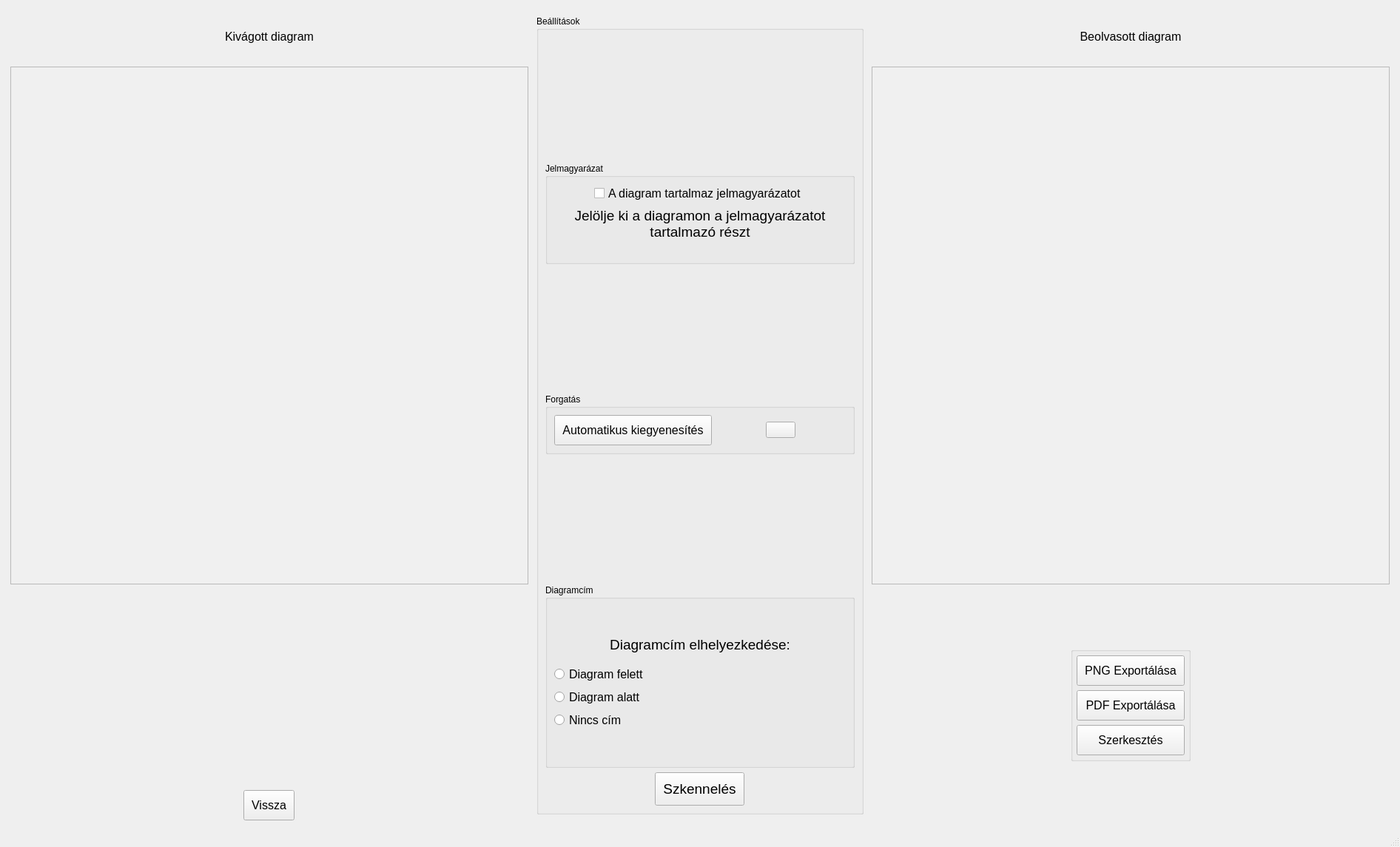
<?xml version="1.0" encoding="UTF-8"?>
<ui version="4.0">
 <class>Scanner</class>
 <widget class="QMainWindow" name="Scanner">
  <property name="geometry">
   <rect>
    <x>0</x>
    <y>0</y>
    <width>1892</width>
    <height>1145</height>
   </rect>
  </property>
  <property name="windowTitle">
   <string>MainWindow</string>
  </property>
  <widget class="QWidget" name="centralwidget">
   <layout class="QGridLayout" name="gridLayout">
    <item row="1" column="1">
     <layout class="QGridLayout" name="input_layout" rowstretch="0,0,1,1,0">
      <property name="leftMargin">
       <number>5</number>
      </property>
      <property name="topMargin">
       <number>5</number>
      </property>
      <property name="rightMargin">
       <number>5</number>
      </property>
      <property name="bottomMargin">
       <number>5</number>
      </property>
      <item row="1" column="0" alignment="Qt::AlignHCenter|Qt::AlignVCenter">
       <widget class="InputImageQGraphicsView" name="input_image_view">
        <property name="enabled">
         <bool>true</bool>
        </property>
        <property name="sizePolicy">
         <sizepolicy hsizetype="Fixed" vsizetype="Fixed">
          <horstretch>0</horstretch>
          <verstretch>0</verstretch>
         </sizepolicy>
        </property>
        <property name="minimumSize">
         <size>
          <width>700</width>
          <height>700</height>
         </size>
        </property>
        <property name="maximumSize">
         <size>
          <width>16777215</width>
          <height>16777215</height>
         </size>
        </property>
        <property name="autoFillBackground">
         <bool>false</bool>
        </property>
        <property name="styleSheet">
         <string notr="true">background: rgb(240, 240, 240)</string>
        </property>
       </widget>
      </item>
      <item row="4" column="0" alignment="Qt::AlignHCenter|Qt::AlignVCenter">
       <widget class="QPushButton" name="back_button">
        <property name="enabled">
         <bool>true</bool>
        </property>
        <property name="sizePolicy">
         <sizepolicy hsizetype="Minimum" vsizetype="Minimum">
          <horstretch>0</horstretch>
          <verstretch>0</verstretch>
         </sizepolicy>
        </property>
        <property name="maximumSize">
         <size>
          <width>16777215</width>
          <height>16777215</height>
         </size>
        </property>
        <property name="font">
         <font>
          <pointsize>12</pointsize>
         </font>
        </property>
        <property name="styleSheet">
         <string notr="true">padding: 10px</string>
        </property>
        <property name="text">
         <string>Vissza</string>
        </property>
       </widget>
      </item>
      <item row="2" column="0" alignment="Qt::AlignHCenter|Qt::AlignVCenter">
       <widget class="QLabel" name="file_name">
        <property name="sizePolicy">
         <sizepolicy hsizetype="Minimum" vsizetype="Minimum">
          <horstretch>0</horstretch>
          <verstretch>0</verstretch>
         </sizepolicy>
        </property>
        <property name="minimumSize">
         <size>
          <width>0</width>
          <height>70</height>
         </size>
        </property>
        <property name="maximumSize">
         <size>
          <width>16777215</width>
          <height>35</height>
         </size>
        </property>
        <property name="font">
         <font>
          <pointsize>12</pointsize>
         </font>
        </property>
        <property name="styleSheet">
         <string notr="true">padding: 10px</string>
        </property>
        <property name="text">
         <string/>
        </property>
        <property name="alignment">
         <set>Qt::AlignCenter</set>
        </property>
       </widget>
      </item>
      <item row="0" column="0" alignment="Qt::AlignHCenter|Qt::AlignVCenter">
       <widget class="QLabel" name="input_title">
        <property name="sizePolicy">
         <sizepolicy hsizetype="Minimum" vsizetype="Minimum">
          <horstretch>0</horstretch>
          <verstretch>0</verstretch>
         </sizepolicy>
        </property>
        <property name="minimumSize">
         <size>
          <width>700</width>
          <height>70</height>
         </size>
        </property>
        <property name="maximumSize">
         <size>
          <width>16777215</width>
          <height>70</height>
         </size>
        </property>
        <property name="font">
         <font>
          <pointsize>12</pointsize>
         </font>
        </property>
        <property name="styleSheet">
         <string notr="true">padding: 15px 10px</string>
        </property>
        <property name="text">
         <string>Kivágott diagram</string>
        </property>
        <property name="alignment">
         <set>Qt::AlignCenter</set>
        </property>
       </widget>
      </item>
      <item row="3" column="0" alignment="Qt::AlignHCenter|Qt::AlignVCenter">
       <widget class="QLabel" name="error_label">
        <property name="font">
         <font>
          <pointsize>12</pointsize>
         </font>
        </property>
        <property name="styleSheet">
         <string notr="true">color: rgb(222, 0, 0);</string>
        </property>
        <property name="text">
         <string/>
        </property>
        <property name="margin">
         <number>5</number>
        </property>
        <property name="textInteractionFlags">
         <set>Qt::LinksAccessibleByMouse|Qt::TextSelectableByMouse</set>
        </property>
       </widget>
      </item>
     </layout>
    </item>
    <item row="1" column="7">
     <spacer name="horizontalSpacer_4">
      <property name="orientation">
       <enum>Qt::Horizontal</enum>
      </property>
      <property name="sizeHint" stdset="0">
       <size>
        <width>40</width>
        <height>20</height>
       </size>
      </property>
     </spacer>
    </item>
    <item row="1" column="3">
     <widget class="QGroupBox" name="details_group">
      <property name="maximumSize">
       <size>
        <width>16777215</width>
        <height>1080</height>
       </size>
      </property>
      <property name="title">
       <string>Beállítások</string>
      </property>
      <layout class="QGridLayout" name="gridLayout_2">
       <item row="1" column="0">
        <widget class="QGroupBox" name="legend_group">
         <property name="title">
          <string>Jelmagyarázat</string>
         </property>
         <layout class="QGridLayout" name="gridLayout_3">
          <item row="0" column="0" alignment="Qt::AlignHCenter">
           <widget class="QCheckBox" name="contains_legend">
            <property name="font">
             <font>
              <pointsize>12</pointsize>
             </font>
            </property>
            <property name="text">
             <string>A diagram tartalmaz jelmagyarázatot</string>
            </property>
           </widget>
          </item>
          <item row="2" column="0" alignment="Qt::AlignHCenter|Qt::AlignVCenter">
           <widget class="QLabel" name="cropped_legend">
            <property name="sizePolicy">
             <sizepolicy hsizetype="Expanding" vsizetype="Expanding">
              <horstretch>0</horstretch>
              <verstretch>0</verstretch>
             </sizepolicy>
            </property>
            <property name="minimumSize">
             <size>
              <width>0</width>
              <height>0</height>
             </size>
            </property>
            <property name="maximumSize">
             <size>
              <width>400</width>
              <height>600</height>
             </size>
            </property>
            <property name="font">
             <font>
              <kerning>true</kerning>
             </font>
            </property>
            <property name="text">
             <string/>
            </property>
            <property name="scaledContents">
             <bool>false</bool>
            </property>
            <property name="alignment">
             <set>Qt::AlignCenter</set>
            </property>
           </widget>
          </item>
          <item row="1" column="0">
           <widget class="QLabel" name="crop_legend_label">
            <property name="font">
             <font>
              <pointsize>14</pointsize>
             </font>
            </property>
            <property name="autoFillBackground">
             <bool>false</bool>
            </property>
            <property name="text">
             <string>Jelölje ki a diagramon a jelmagyarázatot tartalmazó részt</string>
            </property>
            <property name="alignment">
             <set>Qt::AlignCenter</set>
            </property>
            <property name="wordWrap">
             <bool>true</bool>
            </property>
            <property name="margin">
             <number>10</number>
            </property>
           </widget>
          </item>
         </layout>
        </widget>
       </item>
       <item row="4" column="0">
        <spacer name="verticalSpacer_5">
         <property name="orientation">
          <enum>Qt::Vertical</enum>
         </property>
         <property name="sizeHint" stdset="0">
          <size>
           <width>20</width>
           <height>179</height>
          </size>
         </property>
        </spacer>
       </item>
       <item row="5" column="0">
        <widget class="QGroupBox" name="title_group">
         <property name="enabled">
          <bool>true</bool>
         </property>
         <property name="title">
          <string>Diagramcím</string>
         </property>
         <layout class="QGridLayout" name="title_layout" rowstretch="2,0,0,0,0,0,0,0,0">
          <item row="0" column="1">
           <spacer name="verticalSpacer">
            <property name="orientation">
             <enum>Qt::Vertical</enum>
            </property>
            <property name="sizeHint" stdset="0">
             <size>
              <width>20</width>
              <height>40</height>
             </size>
            </property>
           </spacer>
          </item>
          <item row="4" column="1">
           <widget class="QRadioButton" name="below">
            <property name="font">
             <font>
              <pointsize>12</pointsize>
              <italic>false</italic>
              <underline>false</underline>
             </font>
            </property>
            <property name="text">
             <string>Diagram alatt</string>
            </property>
           </widget>
          </item>
          <item row="2" column="1">
           <widget class="QLabel" name="label">
            <property name="sizePolicy">
             <sizepolicy hsizetype="Expanding" vsizetype="Expanding">
              <horstretch>0</horstretch>
              <verstretch>0</verstretch>
             </sizepolicy>
            </property>
            <property name="font">
             <font>
              <pointsize>14</pointsize>
             </font>
            </property>
            <property name="styleSheet">
             <string notr="true">padding:10px</string>
            </property>
            <property name="text">
             <string>Diagramcím elhelyezkedése:</string>
            </property>
            <property name="alignment">
             <set>Qt::AlignCenter</set>
            </property>
           </widget>
          </item>
          <item row="8" column="1">
           <spacer name="verticalSpacer_2">
            <property name="orientation">
             <enum>Qt::Vertical</enum>
            </property>
            <property name="sizeHint" stdset="0">
             <size>
              <width>20</width>
              <height>40</height>
             </size>
            </property>
           </spacer>
          </item>
          <item row="7" column="1">
           <widget class="QRadioButton" name="no_title">
            <property name="font">
             <font>
              <pointsize>12</pointsize>
              <italic>false</italic>
              <underline>false</underline>
             </font>
            </property>
            <property name="text">
             <string>Nincs cím</string>
            </property>
           </widget>
          </item>
          <item row="3" column="1">
           <widget class="QRadioButton" name="above">
            <property name="font">
             <font>
              <pointsize>12</pointsize>
              <italic>false</italic>
              <underline>false</underline>
             </font>
            </property>
            <property name="text">
             <string>Diagram felett</string>
            </property>
           </widget>
          </item>
         </layout>
        </widget>
       </item>
       <item row="6" column="0" alignment="Qt::AlignHCenter|Qt::AlignVCenter">
        <widget class="QPushButton" name="scan">
         <property name="enabled">
          <bool>true</bool>
         </property>
         <property name="font">
          <font>
           <pointsize>14</pointsize>
          </font>
         </property>
         <property name="styleSheet">
          <string notr="true">padding: 10px</string>
         </property>
         <property name="text">
          <string>Szkennelés</string>
         </property>
        </widget>
       </item>
       <item row="3" column="0">
        <widget class="QGroupBox" name="rotate_group">
         <property name="title">
          <string>Forgatás</string>
         </property>
         <layout class="QGridLayout" name="gridLayout_4">
          <item row="0" column="0">
           <widget class="QPushButton" name="auto_straightening_button">
            <property name="font">
             <font>
              <pointsize>12</pointsize>
             </font>
            </property>
            <property name="styleSheet">
             <string notr="true">padding: 10px</string>
            </property>
            <property name="text">
             <string>Automatikus kiegyenesítés</string>
            </property>
           </widget>
          </item>
          <item row="0" column="1" alignment="Qt::AlignHCenter|Qt::AlignVCenter">
           <widget class="QPushButton" name="rotate_right_by_90_button">
            <property name="autoFillBackground">
             <bool>false</bool>
            </property>
            <property name="styleSheet">
             <string notr="true"/>
            </property>
            <property name="text">
             <string/>
            </property>
            <property name="icon">
             <iconset>
              <normaloff>../resources/icon_rotate_right_90.png</normaloff>../resources/icon_rotate_right_90.png</iconset>
            </property>
            <property name="iconSize">
             <size>
              <width>32</width>
              <height>32</height>
             </size>
            </property>
           </widget>
          </item>
         </layout>
        </widget>
       </item>
       <item row="2" column="0">
        <spacer name="verticalSpacer_4">
         <property name="orientation">
          <enum>Qt::Vertical</enum>
         </property>
         <property name="sizeHint" stdset="0">
          <size>
           <width>20</width>
           <height>179</height>
          </size>
         </property>
        </spacer>
       </item>
       <item row="0" column="0">
        <spacer name="verticalSpacer_7">
         <property name="orientation">
          <enum>Qt::Vertical</enum>
         </property>
         <property name="sizeHint" stdset="0">
          <size>
           <width>20</width>
           <height>179</height>
          </size>
         </property>
        </spacer>
       </item>
      </layout>
     </widget>
    </item>
    <item row="1" column="5">
     <spacer name="horizontalSpacer_2">
      <property name="orientation">
       <enum>Qt::Horizontal</enum>
      </property>
      <property name="sizeHint" stdset="0">
       <size>
        <width>40</width>
        <height>20</height>
       </size>
      </property>
     </spacer>
    </item>
    <item row="1" column="6">
     <layout class="QGridLayout" name="output_layout" rowstretch="0,0,1">
      <property name="leftMargin">
       <number>5</number>
      </property>
      <property name="topMargin">
       <number>5</number>
      </property>
      <property name="rightMargin">
       <number>5</number>
      </property>
      <property name="bottomMargin">
       <number>5</number>
      </property>
      <item row="0" column="0" alignment="Qt::AlignHCenter|Qt::AlignVCenter">
       <widget class="QLabel" name="output_title">
        <property name="sizePolicy">
         <sizepolicy hsizetype="Minimum" vsizetype="Minimum">
          <horstretch>0</horstretch>
          <verstretch>0</verstretch>
         </sizepolicy>
        </property>
        <property name="minimumSize">
         <size>
          <width>700</width>
          <height>70</height>
         </size>
        </property>
        <property name="maximumSize">
         <size>
          <width>16777215</width>
          <height>70</height>
         </size>
        </property>
        <property name="font">
         <font>
          <pointsize>12</pointsize>
         </font>
        </property>
        <property name="styleSheet">
         <string notr="true">padding: 15px 10px</string>
        </property>
        <property name="text">
         <string>Beolvasott diagram</string>
        </property>
        <property name="alignment">
         <set>Qt::AlignCenter</set>
        </property>
       </widget>
      </item>
      <item row="2" column="0" alignment="Qt::AlignHCenter|Qt::AlignVCenter">
       <widget class="QGroupBox" name="export_edit_group">
        <layout class="QGridLayout" name="export_edit_layout">
         <property name="leftMargin">
          <number>5</number>
         </property>
         <property name="topMargin">
          <number>5</number>
         </property>
         <property name="rightMargin">
          <number>5</number>
         </property>
         <property name="bottomMargin">
          <number>5</number>
         </property>
         <item row="1" column="0">
          <widget class="QPushButton" name="export_button_pdf">
           <property name="enabled">
            <bool>true</bool>
           </property>
           <property name="sizePolicy">
            <sizepolicy hsizetype="Minimum" vsizetype="Minimum">
             <horstretch>0</horstretch>
             <verstretch>0</verstretch>
            </sizepolicy>
           </property>
           <property name="font">
            <font>
             <pointsize>12</pointsize>
            </font>
           </property>
           <property name="styleSheet">
            <string notr="true">padding: 10px</string>
           </property>
           <property name="text">
            <string>PDF Exportálása</string>
           </property>
          </widget>
         </item>
         <item row="2" column="0">
          <widget class="QPushButton" name="edit_button">
           <property name="enabled">
            <bool>true</bool>
           </property>
           <property name="sizePolicy">
            <sizepolicy hsizetype="Minimum" vsizetype="Minimum">
             <horstretch>0</horstretch>
             <verstretch>0</verstretch>
            </sizepolicy>
           </property>
           <property name="font">
            <font>
             <pointsize>12</pointsize>
            </font>
           </property>
           <property name="styleSheet">
            <string notr="true">padding: 10px</string>
           </property>
           <property name="text">
            <string>Szerkesztés</string>
           </property>
          </widget>
         </item>
         <item row="0" column="0">
          <widget class="QPushButton" name="export_button_png">
           <property name="enabled">
            <bool>true</bool>
           </property>
           <property name="sizePolicy">
            <sizepolicy hsizetype="Maximum" vsizetype="Maximum">
             <horstretch>0</horstretch>
             <verstretch>0</verstretch>
            </sizepolicy>
           </property>
           <property name="font">
            <font>
             <pointsize>12</pointsize>
            </font>
           </property>
           <property name="styleSheet">
            <string notr="true">padding: 10px</string>
           </property>
           <property name="text">
            <string>PNG Exportálása</string>
           </property>
          </widget>
         </item>
        </layout>
       </widget>
      </item>
      <item row="1" column="0" alignment="Qt::AlignHCenter|Qt::AlignVCenter">
       <widget class="QGraphicsViewWithScene" name="output_view">
        <property name="sizePolicy">
         <sizepolicy hsizetype="Fixed" vsizetype="Fixed">
          <horstretch>0</horstretch>
          <verstretch>0</verstretch>
         </sizepolicy>
        </property>
        <property name="minimumSize">
         <size>
          <width>700</width>
          <height>700</height>
         </size>
        </property>
        <property name="maximumSize">
         <size>
          <width>16777215</width>
          <height>16777215</height>
         </size>
        </property>
        <property name="styleSheet">
         <string notr="true">background: rgb(240, 240, 240)</string>
        </property>
       </widget>
      </item>
     </layout>
    </item>
    <item row="1" column="2">
     <spacer name="horizontalSpacer">
      <property name="orientation">
       <enum>Qt::Horizontal</enum>
      </property>
      <property name="sizeHint" stdset="0">
       <size>
        <width>40</width>
        <height>20</height>
       </size>
      </property>
     </spacer>
    </item>
    <item row="1" column="0">
     <spacer name="horizontalSpacer_3">
      <property name="orientation">
       <enum>Qt::Horizontal</enum>
      </property>
      <property name="sizeHint" stdset="0">
       <size>
        <width>40</width>
        <height>20</height>
       </size>
      </property>
     </spacer>
    </item>
   </layout>
  </widget>
  <widget class="QMenuBar" name="menubar">
   <property name="geometry">
    <rect>
     <x>0</x>
     <y>0</y>
     <width>1892</width>
     <height>26</height>
    </rect>
   </property>
  </widget>
  <widget class="QStatusBar" name="statusbar"/>
 </widget>
 <customwidgets>
  <customwidget>
   <class>QGraphicsViewWithScene</class>
   <extends>QGraphicsView</extends>
   <header location="global">/view/custom_q_graphics_views/qGraphicsViewWithScene</header>
  </customwidget>
  <customwidget>
   <class>InputImageQGraphicsView</class>
   <extends>QGraphicsView</extends>
   <header location="global">/view/custom_q_graphics_views/inputImageQGraphicsView</header>
  </customwidget>
 </customwidgets>
 <resources/>
 <connections/>
</ui>
